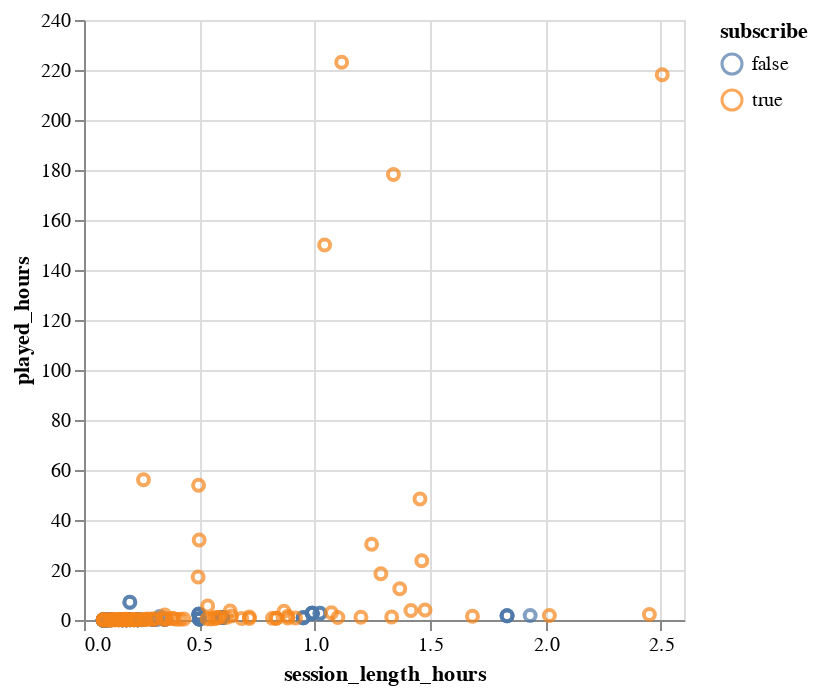

This figure's notebook cell:
### Code cell
players_sessions_plot_2

### Figure 1 — Vega specification as saved in the notebook (floating-point values rounded to 4 significant figures; data arrays with more than 128 entries replaced by an {"elided": "..."} marker saying what was removed)
{"$schema": "https://vega.github.io/schema/vega/v5.json", "data": [{"name": "source_0", "values": {"elided": "186 records"}}, {"name": "source_0_x_domain_session_length_hours", "values": [{"min": 0.08333, "max": 2.506}]}, {"name": "source_0_y_domain_played_hours", "values": [{"min": 0.0, "max": 223.1}]}, {"name": "source_0_color_domain_subscribe", "values": [{"subscribe": false}, {"subscribe": true}]}], "marks": [{"type": "symbol", "name": "marks", "from": {"data": "source_0"}, "encode": {"update": {"stroke": {"field": "subscribe", "scale": "color"}, "y": {"field": "played_hours", "scale": "y"}, "opacity": {"value": 0.7}, "x": {"field": "session_length_hours", "scale": "x"}, "fill": {"value": "transparent"}}}, "style": ["point"]}], "scales": [{"name": "x", "type": "linear", "domain": [{"signal": "(data(\"source_0_x_domain_session_length_hours\")[0] || {}).min"}, {"signal": "(data(\"source_0_x_domain_session_length_hours\")[0] || {}).max"}], "range": [0, {"signal": "width"}], "nice": true, "zero": true}, {"name": "y", "type": "linear", "domain": [{"signal": "(data(\"source_0_y_domain_played_hours\")[0] || {}).min"}, {"signal": "(data(\"source_0_y_domain_played_hours\")[0] || {}).max"}], "range": [{"signal": "height"}, 0], "zero": true, "nice": true}, {"name": "color", "type": "ordinal", "domain": {"data": "source_0_color_domain_subscribe", "field": "subscribe", "sort": true}, "range": "category"}], "axes": [{"scale": "x", "maxExtent": 0, "minExtent": 0, "ticks": false, "zindex": 0, "labels": false, "grid": true, "domain": false, "aria": false, "tickCount": {"signal": "ceil(width/40)"}, "gridScale": "y", "orient": "bottom"}, {"scale": "y", "tickCount": {"signal": "ceil(height/40)"}, "gridScale": "x", "orient": "left", "maxExtent": 0, "minExtent": 0, "zindex": 0, "domain": false, "ticks": false, "grid": true, "aria": false, "labels": false}, {"scale": "x", "labelOverlap": true, "title": "session_length_hours", "grid": false, "orient": "bottom", "labelFlush": true, "tickCount": {"signal": "ceil(width/40)"}, "zindex": 0}, {"scale": "y", "title": "played_hours", "tickCount": {"signal": "ceil(height/40)"}, "orient": "left", "grid": false, "labelOverlap": true, "zindex": 0}], "padding": 5, "background": "white", "style": "cell", "legends": [{"stroke": "color", "symbolType": "circle", "title": "subscribe", "encode": {"symbols": {"update": {"fill": {"value": "transparent"}, "opacity": {"value": 0.7}}}}}], "width": 300, "height": 300}
